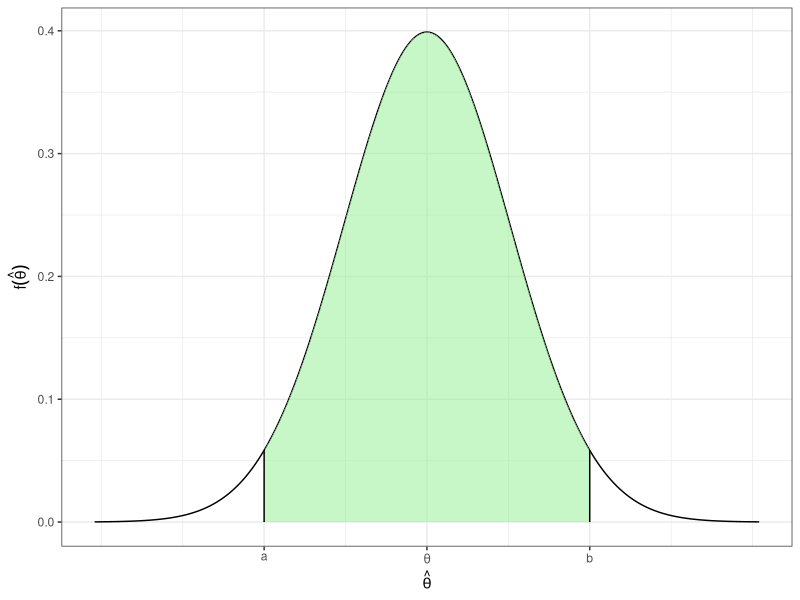
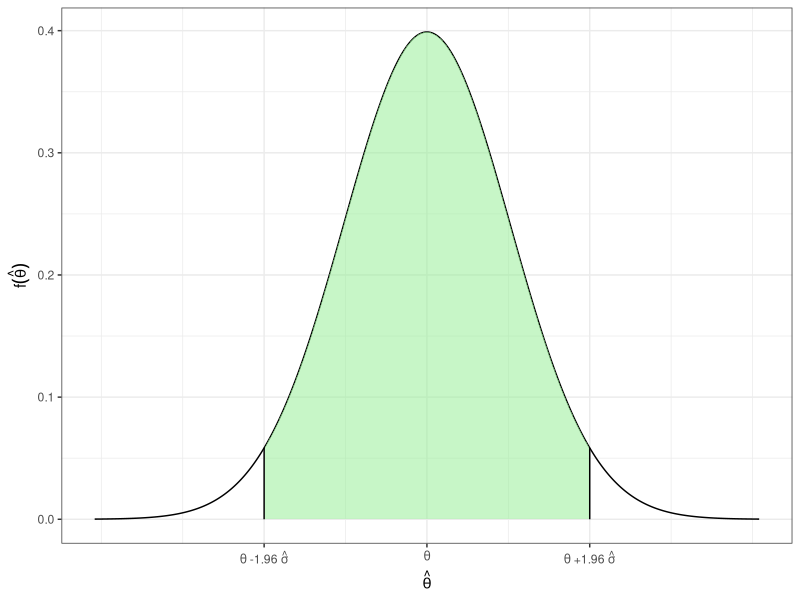
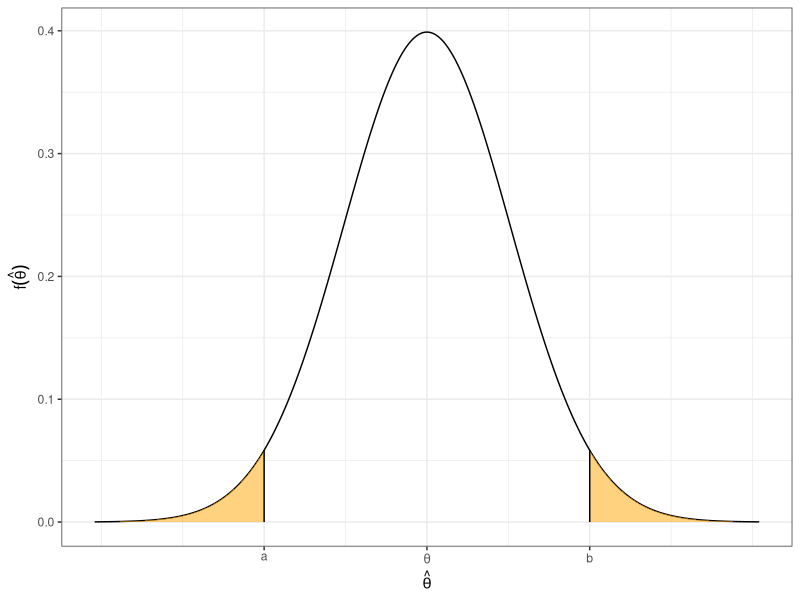
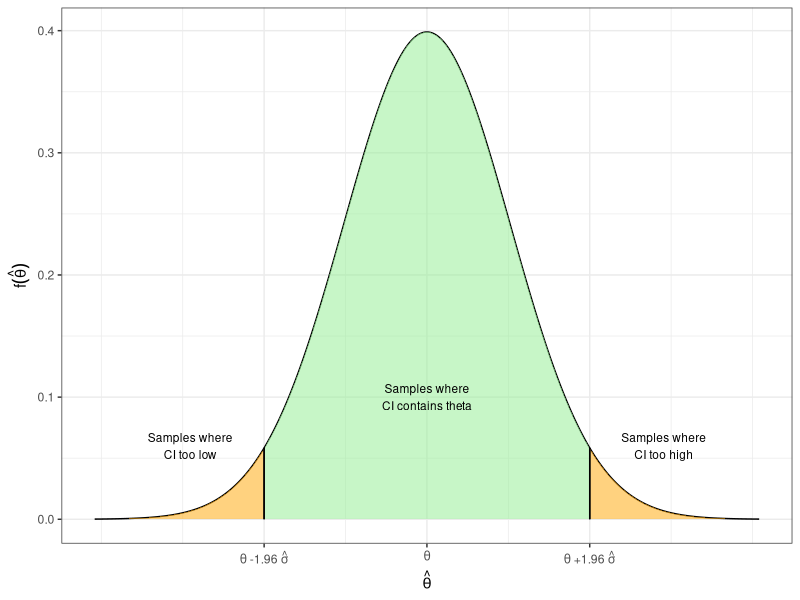
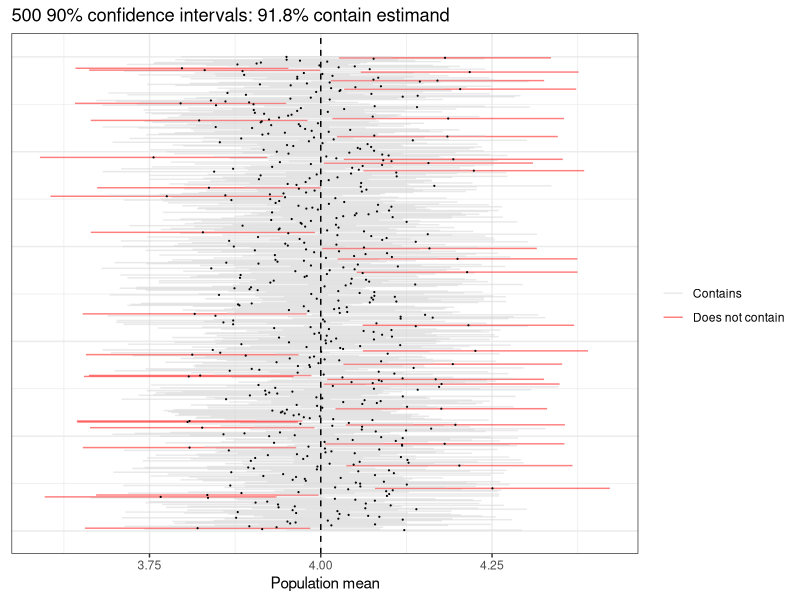
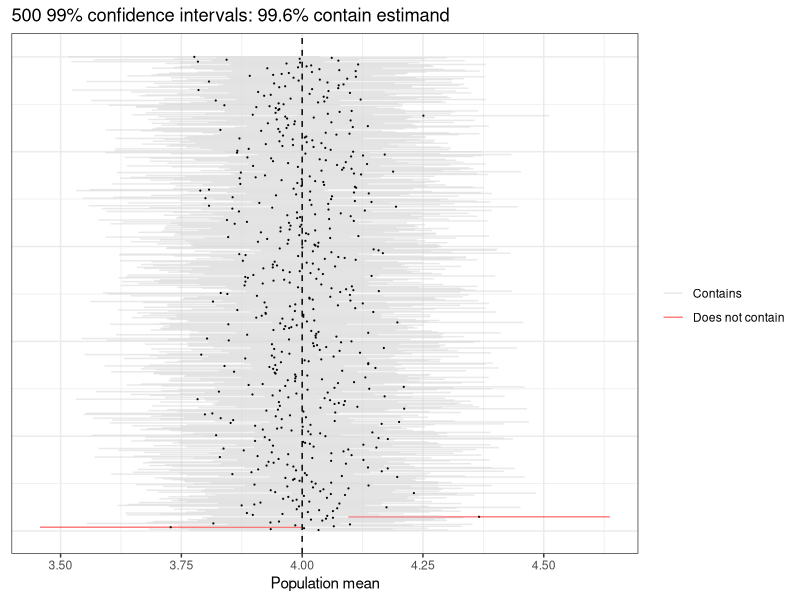
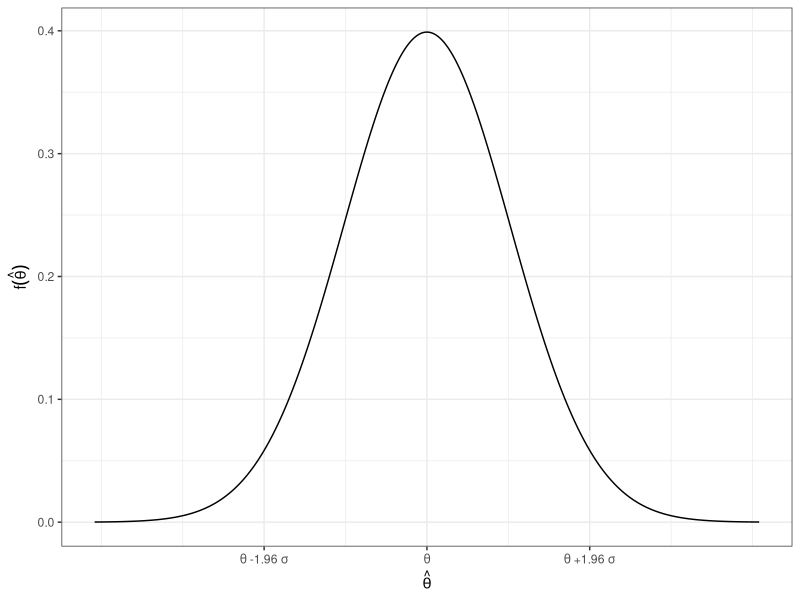
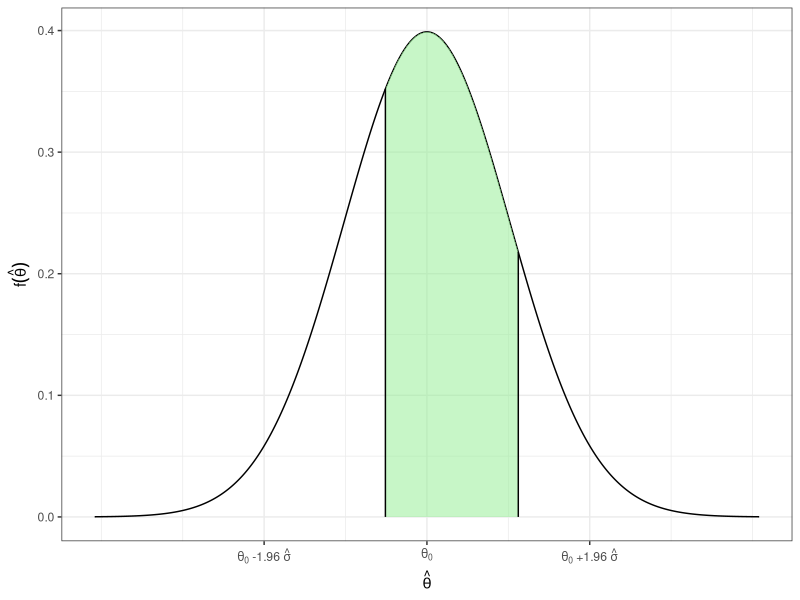

Source code (R) for these figures, in order:
## ---- chunk 1
#| warning: false
#| message: false

library(tidyverse)
knitr::opts_chunk$set(dev = "ragg_png")
## ---- chunk 2
norm_tail_plot <- function(lower = NULL, upper = NULL, inner = NULL){

  tibble(x = seq(-4, 4, length = 500)) |> 
    mutate(fx = dnorm(x)) -> norm_dat

  a <- -1.96
  p <- ggplot(norm_dat, aes(x = x, y = fx)) +
    geom_line() +
    labs(x = "t-statistic", y = "f(t) if null is true") + 
    theme_bw() # expression(phi~"(t)"))
  
  integration_data <- tibble(x = c(norm_dat$x, rev(norm_dat$x)),
                           fx = c(norm_dat$fx, rep(0, nrow(norm_dat))))
  
  if(!is.null(lower)){
    p <- p +
      geom_polygon(data = integration_data |> filter(x < lower),
               fill = "orange", alpha = .5) +
      geom_line(data = tibble(x = c(lower, lower), fx = c(0, dnorm(lower))))
  }
  
  if(!is.null(upper)){
    p <- p +
      geom_polygon(data = integration_data |> filter(x > upper),
               fill = "orange", alpha = .5) +
      geom_line(data = tibble(x = c(upper, upper), fx = c(0, dnorm(upper))))
  }
  
  if(!is.null(inner)){
    p <- p +
      geom_polygon(data = integration_data |> filter(x >= inner[1] & x <= inner[2]),
               fill = "lightgreen", alpha = .5) +
      geom_line(data = tibble(x = c(inner[1], inner[1]), fx = c(0, dnorm(inner[1])))) + 
      geom_line(data = tibble(x = c(inner[2], inner[2]), fx = c(0, dnorm(inner[2]))))
  }
  
  # scale_x_continuous(breaks = c(-4, a, 0, 2, 4), labels = c(-4, -1.96, 0, 2, 4))

  p
}
## ---- chunk 3
#| echo: true
pnorm(q = 2, mean = 2.104, sd = sqrt(4.63/198))
## ---- chunk 4
#| fig-height: 3
#| fig-width: 3
#| fig-align: center
#| out-width: "200%"
norm_tail_plot(inner = 1.96*c(-1, 1)) + 
  scale_x_continuous(breaks = c(-1.96, 0, 1.96), labels = c("a", expression(theta), "b")) + 
  labs(x = expression(hat(theta)), y = expression(f(hat(theta))))
## ---- chunk 5
#| fig-height: 3
#| fig-width: 3
#| fig-align: center
#| out-width: "200%"
norm_tail_plot(inner = 1.96*c(-1, 1)) + 
  scale_x_continuous(breaks = c(-1.96, 0, 1.96), labels = c(expression(theta~"-1.96"~hat(sigma)), expression(theta), expression(theta~"+1.96"~hat(sigma)))) + 
  labs(x = expression(hat(theta)), y = expression(f(hat(theta))))
## ---- chunk 6
#| echo: true
# -1.96 is the value of a standard normal 
# i.e. N(0, 1)
# that is above 2.5% of mass 
pnorm(q = -1.96, mean = 0, sd = 1)

# what if not standardized? 
me <- -.345
st <- 1.23 
pnorm(q = me - 1.96*st, mean = me, sd = st)

# so 95% is between these
pnorm(q = 1.96) - pnorm(q = -1.96) # std normal
pnorm(me + 1.96*st, mean = me, sd = st) - 
  pnorm(me - 1.96*st, mean = me, sd = st)
## ---- chunk 7
#| fig-height: 3
#| fig-width: 3
#| fig-align: center
#| out-width: "200%"
norm_tail_plot(lower = -1.96, upper = 1.96) + 
  scale_x_continuous(breaks = c(-1.96, 0, 1.96), labels = c("a", expression(theta), "b")) + 
  labs(x = expression(hat(theta)), y = expression(f(hat(theta))))
## ---- chunk 8
#| fig-width: 5
#| fig-height: 3.25
#| out-width: 90%
#| out-align: center
norm_tail_plot(lower = -1.96, upper = 1.96, inner = c(-1.96, 1.96)) + 
  scale_x_continuous(breaks = c(-1.96, 0, 1.96), labels = c(expression(theta~"-1.96"~hat(sigma)), expression(theta), expression(theta~"+1.96"~hat(sigma)))) + 
  labs(x = expression(hat(theta)), y = expression(f(hat(theta)))) + 
  annotate(geom = "text", x = -2.85, y = .06, label = "Samples where\nCI too low", size = 3) +
  annotate(geom = "text", x = 2.85, y = .06, label = "Samples where\nCI too high", size = 3) + 
  annotate(geom = "text", x = 0, y = .1, label = "Samples where\nCI contains theta", size = 3)
  
## ---- chunk 9
#| echo: true
samp <- rnorm(n = 400, mean = 4, sd = 2)
hat_theta <- mean(samp)
hat_sigma <- sd(samp)/sqrt(400)  # = sqrt(var(samp)/400)
# lower bound
hat_theta - 1.64*hat_sigma
# upper bound
hat_theta + 1.64*hat_sigma
## ---- chunk 10
pop <- rnorm(5000, mean = 4, sd = 2)
pop <- pop + (4 - mean(pop))
m <- 500 # number of CIs 
n <- 400 # sample size
ci_lower <- ci_upper <- means <- rep(NA, m)
for(i in 1:m){
  samp <- sample(pop, size = n)
  means[i] <- mean(samp)
  ci_lower[i] <- mean(samp) - 1.64*sd(samp)/sqrt(n)
  ci_upper[i] <- mean(samp) + 1.64*sd(samp)/sqrt(n)
}
tibble(ci_lower, ci_upper, means) |> 
  mutate(j = 1:m,
         contains = ifelse(mean(pop) < ci_upper & mean(pop) > ci_lower, "Contains", "Does not contain")) -> dat

dat |> 
  ggplot(aes(y = j, x = means, xmin = ci_lower, xmax = ci_upper, col = contains)) + 
  geom_linerange(alpha = .5) + 
  geom_point(size = .1, col ="black") + 
  scale_color_manual(values = rev(c("red", "lightgray"))) + 
  theme_bw() + 
  theme(axis.title.y = element_blank(),
        axis.text.y = element_blank(),
        axis.ticks.y = element_blank()) +
  geom_vline(xintercept = mean(pop), lty = 2) + 
  labs(x = "Population mean", y = "Iteration", col = "", title = str_c(m, " 90% confidence intervals: ", 100*round(mean(dat$contains == "Contains"), 3), "% contain estimand"))

## ---- chunk 11
ci_lower <- ci_upper <- means <- rep(NA, m)
for(i in 1:m){
  samp <- sample(pop, size = n)
  means[i] <- mean(samp)
  ci_lower[i] <- mean(samp) - 2.58*sqrt(var(samp)/n)
  ci_upper[i] <- mean(samp) + 2.58*sqrt(var(samp)/n)
}
tibble(ci_lower, ci_upper, means) |> 
  mutate(j = 1:m,
         contains = ifelse(mean(pop) < ci_upper & mean(pop) > ci_lower, "Contains", "Does not contain")) -> dat

dat |> 
  ggplot(aes(y = j, x = means, xmin = ci_lower, xmax = ci_upper, col = contains)) + 
  geom_linerange(alpha = .5) + 
  geom_point(size = .1, col ="black") + 
  scale_color_manual(values = rev(c("red", "lightgray"))) + 
  theme_bw() + 
  theme(axis.title.y = element_blank(),
        axis.text.y = element_blank(),
        axis.ticks.y = element_blank()) +
  geom_vline(xintercept = mean(pop), lty = 2) + 
  labs(x = "Population mean", y = "Iteration", col = "", title = str_c(m, " 99% confidence intervals: ", 100*round(mean(dat$contains == "Contains"), 3), "% contain estimand"))

## ---- chunk 12
#| fig-height: 3
#| fig-width: 3
#| fig-align: center
#| out-width: "200%"
norm_tail_plot() + 
  scale_x_continuous(breaks = c(-1.96, 0, 1.96), labels = c(expression(theta~"-1.96"~sigma), expression(theta), expression(theta~"+1.96"~sigma))) + 
  labs(x = expression(hat(theta)), y = expression(f(hat(theta))))
## ---- chunk 13
#| fig-height: 2.75
#| fig-width: 3
#| fig-align: center
#| out-width: "200%"
norm_tail_plot(inner = c(-.5, 1.1)) + 
  scale_x_continuous(breaks = c(-1.96, 0, 1.96), labels = c(expression(theta[0]~"-1.96"~hat(sigma)), expression(theta[0]), expression(theta[0]~"+1.96"~hat(sigma)))) + 
  labs(x = expression(hat(theta)), y = expression(f(hat(theta))))
## ---- chunk 14
#| fig-height: 3
#| fig-width: 3
#| fig-align: center
#| out-width: "200%"
norm_tail_plot(lower = c(-1.2)) + 
  scale_x_continuous(breaks = c(-1.96, -1.2, 0, 1.96), labels = c("", expression(hat(theta)~"*"), expression(theta[0]), "")) + 
  labs(x = expression(hat(theta)), y = expression(f(hat(theta))~" given "~theta[0]))
## ---- chunk 15
#| fig-height: 3
#| fig-width: 3
#| fig-align: center
#| out-width: "200%"
norm_tail_plot(upper = c(1.2)) + 
  scale_x_continuous(breaks = c(-1.96, 0, 1.2, 1.96), labels = c("", expression(theta[0]), expression(hat(theta)~"*"), "")) + 
  labs(x = expression(hat(theta)), y = expression(f(hat(theta))~" given "~theta[0]))
## ---- chunk 16
#| fig-width: 4
#| fig-height: 3
#| fig-align: center
#| out-width: 70%
norm_tail_plot(upper = c(1.2), lower = -1.2) + 
  scale_x_continuous(breaks = c(-1.96, -1.2, 0, 1.2, 1.96), labels = c("", expression("-|"~hat(theta)~"*"~"|"), expression(theta[0]), expression("|"~hat(theta)~"*"~"|"), "")) + 
  labs(x = expression(hat(theta)), y = expression(f(hat(theta))~" given "~theta[0]))
## ---- chunk 17
#| echo: false
this_t <- -1.5
## ---- chunk 18
#| echo: true
my_t <- -1.5
pnorm(my_t) 
## ---- chunk 19
#| fig-height: 3
#| fig-width: 3
#| fig-align: center
#| out-width: "200%"
norm_tail_plot(lower = this_t) + 
  scale_x_continuous(breaks = c(this_t, 0), labels = c(expression("t*"), 0)) + 
  labs(x = "t", y = expression(f(t)~" given "~theta[0]), title = str_c("p = ", round(pnorm(this_t), 3)))
## ---- chunk 20
#| echo: false
this_t <- 1.5
## ---- chunk 21
#| echo: true
my_t <- 1.5
1 - pnorm(my_t) 
## ---- chunk 22
#| fig-height: 3
#| fig-width: 3
#| fig-align: center
#| out-width: "200%"
norm_tail_plot(upper = this_t) + 
  scale_x_continuous(breaks = c(0, this_t), labels = c(0, expression("t*"))) + 
  labs(x = "t", y = expression(f(t)~" given "~theta[0]), title = str_c("p = ", round(1 - pnorm(this_t), 3)))
## ---- chunk 23
#| echo: true
pnorm(-abs(my_t)) + 1 - pnorm(abs(my_t)) 
2*(pnorm(-abs(my_t)))
2*(1 - pnorm(abs(my_t)))
## ---- chunk 24
#| fig-height: 3
#| fig-width: 3
#| fig-align: center
#| out-width: "200%"
norm_tail_plot(lower = -this_t, upper = this_t) + 
  scale_x_continuous(breaks = c(-this_t, 0, this_t), labels = c(expression("-|t*|"), 0, expression("|t*|"))) + 
  labs(x = "t", y = expression(f(t)~" given "~theta[0]), title = str_c("p = ", round(2*(1 - pnorm(this_t)), 3)))
## ---- chunk 25
#| echo: true
samp <- c(4,2,5,3,6,6)
mean(samp)
(resamp1 <- sample(samp, size = length(samp), replace = T))
mean(resamp1)
(resamp2 <- sample(samp, size = length(samp), replace = T))
mean(resamp2)
(resamp3 <- sample(samp, size = length(samp), replace = T))
mean(resamp3)
## ---- chunk 26
#| output: false
#| echo: true
dat <- read.csv("./../data/cces_2012_subset.csv")
## ---- chunk 27
#| echo: true
std_error <- sqrt(var(dat$env, na.rm = T)/sum(!is.na(dat$env)))
std_error
## ---- chunk 28
#| echo: true
env <- dat$env[!is.na(dat$env)]
sd(env)/sqrt(length(env))
## ---- chunk 29
m <- 1000
samp_means <- rep(NA, times = m)
for(i in 1:m){
  resamp_dat <- dat[sample(1:nrow(dat), size = nrow(dat), replace = T),]
  samp_means[i] <- mean(resamp_dat$env, na.rm = T)
}
## ---- chunk 30
#| echo: true
(bootstrap_std_error <- sd(samp_means))
## ---- chunk 31
#| echo: true
# using "analytical" approach (V[X]/n)
mean(dat$env, na.rm = T) + 1.96*std_error*c(-1, 1)
# using bootstrap
mean(dat$env, na.rm = T) + 1.96*bootstrap_std_error*c(-1, 1)
## ---- chunk 32
# repeated samples to get truth
m <- 5000
n <- 500
corrs_repeat_samp <- rep(NA, m)
for(i in 1:m){
  samp <- dat[sample(1:nrow(dat), size = n, replace = F),]
  corrs_repeat_samp[i] <- cor(samp$env, samp$aa, use = "complete.obs")   
}
## ---- chunk 33
# our sample
samp <- dat[sample(1:nrow(dat), size = n, replace = F),]
# resampling 
corrs_resamp <- rep(NA, m)
for(i in 1:m){
  resamp <- samp[sample(1:nrow(samp), size = n, replace = T),]
  corrs_resamp[i] <- cor(resamp$env, resamp$aa, use = "complete.obs")   
}
## ---- chunk 34
#| fig-width: 5
#| fig-height: 2.7
#| out-width: "80%"
#| fig-align: center

bind_rows(tibble(type = str_c("1. Repeated samples from population\nStd. dev: ", round(sd(corrs_repeat_samp), 4)),
                 corrs = corrs_repeat_samp),
          tibble(type = str_c("2. Repeated resamples from sample\nStd. dev: ", round(sd(corrs_resamp), 4)),
                 corrs = corrs_resamp)) |> 
  ggplot(aes(x = corrs)) + 
  geom_histogram() + 
  facet_wrap(vars(type)) + 
  labs(x = "Correlation between env and aa", y = "Count") + 
  theme_bw()
## ---- chunk 35
# repeated samples to get truth
n <- 1500
corrs_repeat_samp <- rep(NA, m)
for(i in 1:m){
  samp <- dat[sample(1:nrow(dat), size = n, replace = F),]
  corrs_repeat_samp[i] <- cor(samp$env, samp$aa, use = "complete.obs")   
}
## ---- chunk 36
# our sample
samp <- dat[sample(1:nrow(dat), size = n, replace = F),]
# resampling 
corrs_resamp <- rep(NA, m)
for(i in 1:m){
  resamp <- samp[sample(1:nrow(samp), size = n, replace = T),]
  corrs_resamp[i] <- cor(resamp$env, resamp$aa, use = "complete.obs")   
}
## ---- chunk 37
#| fig-width: 5
#| fig-height: 2.7
#| out-width: "80%"
#| fig-align: center

bind_rows(tibble(type = str_c("1. Repeated samples from population\nStd. dev: ", round(sd(corrs_repeat_samp), 4)),
                 corrs = corrs_repeat_samp),
          tibble(type = str_c("2. Repeated resamples from sample\nStd. dev: ", round(sd(corrs_resamp), 4)),
                 corrs = corrs_resamp)) |> 
  ggplot(aes(x = corrs)) + 
  geom_histogram() + 
  facet_wrap(vars(type)) + 
  labs(x = "Correlation between env and aa", y = "Count") + 
  theme_bw()
